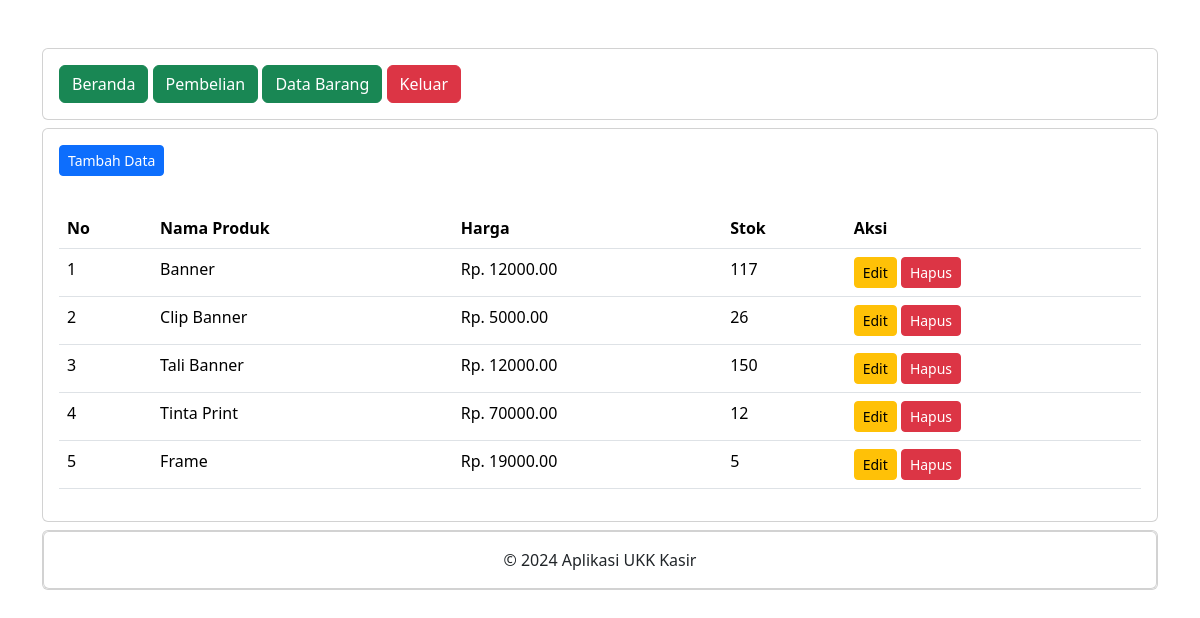
Screenshot of /data_barang.php (signed in) with the database file from the repository.
### tables this page shows
CREATE TABLE `produk` (
  `ProdukID` int(11) NOT NULL,
  `NamaProduk` varchar(255) NOT NULL,
  `Harga` decimal(10,2) NOT NULL,
  `Stok` int(11) NOT NULL
);

### data_barang.php (the view, shortened to what this page needs)
<?php
include "header.php";
include "navbar.php";
?>
<div class="card mt-2">
	<div class="card-body">
		<button type="button" class="btn btn-primary btn-sm" data-bs-toggle="modal" data-bs-target="#tambah-data">
			Tambah Data
		</button>
	</div>
	<div class="card-body">
		<table class="table">
			<thead>
				<tr>
					<th>No</th>
					<th>Nama Produk</th>
					<th>Harga</th>
					<th>Stok</th>
					<th>Aksi</th>
				</tr>
			</thead>
			<tbody>
				<?php
				include '../koneksi.php';
				$no = 1;
				$data = mysqli_query($koneksi,"select * from produk");
				while($d = mysqli_fetch_array($data)){
					?>
					<tr>
						<td><?php echo $no++; ?></td>
						<td><?php echo $d['NamaProduk']; ?></td>
						<td>Rp. <?php echo $d['Harga']; ?></td>
						<td><?php echo $d['Stok']; ?></td>
						<td>
							<button type="button" class="btn btn-warning btn-sm" data-bs-toggle="modal" data-bs-target="#edit-data<?php echo $d['ProdukID']; ?>">
								Edit
							</button>
							<button type="button" class="btn btn-danger btn-sm" data-bs-toggle="modal" data-bs-target="#hapus-data<?php echo $d['ProdukID']; ?>">
								Hapus
							</button>
						</td>
					</tr>
				<?php } ?>
			</tbody>
		</table>
	</div>
</div>
<?php
include "footer.php";
?>

### header.php (shortened to what this page needs)
<!DOCTYPE html>
<html>
<head>
    <link href="https://cdn.jsdelivr.net/npm/bootstrap@5.3.2/dist/css/bootstrap.min.css" rel="stylesheet"
>
</head>
<body>
 <div class="container">
    <div class="content">

### navbar.php
<div class="card mt-5">
	<div class="card-body">
		<a href="index.php" class="btn btn-success">Beranda</a>
        <a href="pembelian.php" class="btn btn-success">Pembelian</a>
		<a href="data_barang.php" class="btn btn-success">Data Barang</a>
		<a href="../logout.php" class="btn btn-danger">Keluar</a>
	</div>
</div>

### footer.php (shortened to what this page needs)
<div class="card mt-2">
                <div class="card">
                <div class="card-body text-center">
                 &copy; 2024 Aplikasi UKK Kasir
                </div>
                </div>
            </div>
        </div>
        </div>

### rows the page displays
produk: NamaProduk "Banner", Harga "12000.00", Stok "117"
produk: NamaProduk "Clip Banner", Harga "5000.00", Stok "26"
produk: NamaProduk "Tali Banner", Harga "12000.00", Stok "150"
produk: NamaProduk "Tinta Print", Harga "70000.00", Stok "12"
produk: NamaProduk "Frame", Harga "19000.00", Stok "5"
